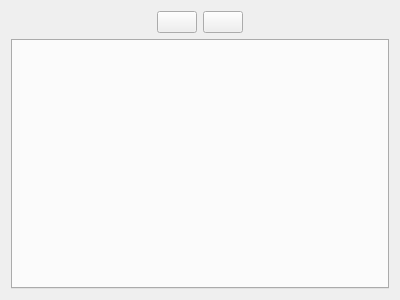
<?xml version="1.0" encoding="UTF-8"?>
<ui version="4.0">
 <class>vsrtl::NetlistWidget</class>
 <widget class="QWidget" name="vsrtl::NetlistWidget">
  <property name="geometry">
   <rect>
    <x>0</x>
    <y>0</y>
    <width>400</width>
    <height>300</height>
   </rect>
  </property>
  <property name="windowTitle">
   <string>Form</string>
  </property>
  <layout class="QGridLayout" name="gridLayout">
   <item row="0" column="0">
    <layout class="QVBoxLayout" name="verticalLayout">
     <item>
      <layout class="QHBoxLayout" name="horizontalLayout">
       <item>
        <spacer name="horizontalSpacer">
         <property name="orientation">
          <enum>Qt::Horizontal</enum>
         </property>
         <property name="sizeHint" stdset="0">
          <size>
           <width>40</width>
           <height>20</height>
          </size>
         </property>
        </spacer>
       </item>
       <item>
        <widget class="QPushButton" name="expand">
         <property name="text">
          <string/>
         </property>
        </widget>
       </item>
       <item>
        <widget class="QPushButton" name="collapse">
         <property name="text">
          <string/>
         </property>
        </widget>
       </item>
       <item>
        <spacer name="horizontalSpacer_2">
         <property name="orientation">
          <enum>Qt::Horizontal</enum>
         </property>
         <property name="sizeHint" stdset="0">
          <size>
           <width>40</width>
           <height>20</height>
          </size>
         </property>
        </spacer>
       </item>
      </layout>
     </item>
     <item>
      <widget class="QTabWidget" name="netlistViews"/>
     </item>
    </layout>
   </item>
  </layout>
 </widget>
 <resources/>
 <connections/>
</ui>
